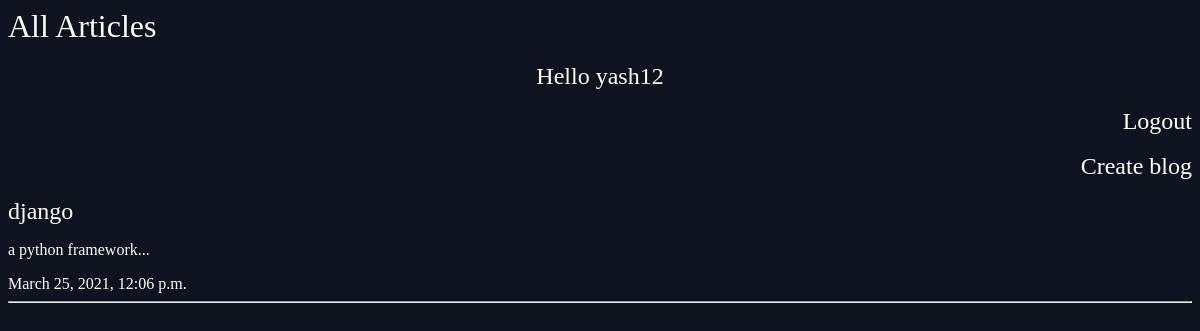
The page /article/ (signed in) on the database its author committed.
### article/models.py (models this page shows, shortened)
class Article(models.Model):
	title = models.CharField(max_length=100)
	body = models.TextField()
	slug = models.SlugField()
	date = models.DateTimeField(auto_now_add=True)
	author = models.ForeignKey(User,on_delete = models.CASCADE,default=None)
	def snippet(self):
		return self.body[:100]+'...'

### article/views.py (the view)
# urls.py: 2. Add a URL to urlpatterns:  path('', views.home, name='home')
def home(request):
	article = Article.objects.all().order_by('date')
	return render(request,'index.html',{
		"article":article
		})

### article/templates/index.html (shortened to what this page needs)
<!DOCTYPE html>
<html>
<head>
	<link rel="stylesheet" type="text/css" href="/static/styles.css">
</head>
<body>
	<h1>All Articles</h1><br>
	{% if user.is_authenticated %}
		<h2 align="center"> Hello {{ user.username }}</h2><br>
		<h2 align="right"><a href="{% url 'logout' %}">Logout</a></h2><br>
		<h2 align="right"><a href="{% url 'create' %}">Create blog</a></h2><br>
		{% for i in article %}
			{% if i.author == user %}
				<h2><a href="{% url 'detail' slug=i.slug %}">{{i.title}}</a></h2>
				<p>{{i.snippet}}</p>
				{{i.date}}<br><hr>
			{%endif%}
	{% endfor %}
	{% else %}
		<h3 align="right"><a href="{% url 'register' %}">Register</a>    <a href="{% url 'login' %}">Login</a></h3><br>
		<h2>Login to view your blogs</h2>
	{% endif %}
</body>
</html>

### assets/styles.css (style rules this page uses)
body { background-color: #0f121f; background-image: url(/static/stars1.webp); background-repeat-y: no-repeat; color: #fff; }
body * { font-family: Ubuntu; }
h1, h2, h3, h4, h5 { font-weight: normal; margin: 0; }
a, a:hover, a:visited { color: #fff; text-decoration: none; }

### rows shown on the page
Article: title "django", snippet "a python framework...", date "March 25, 2021, 12:06 p.m."

### other values the page prints
{{ user.username }} "yash12"
